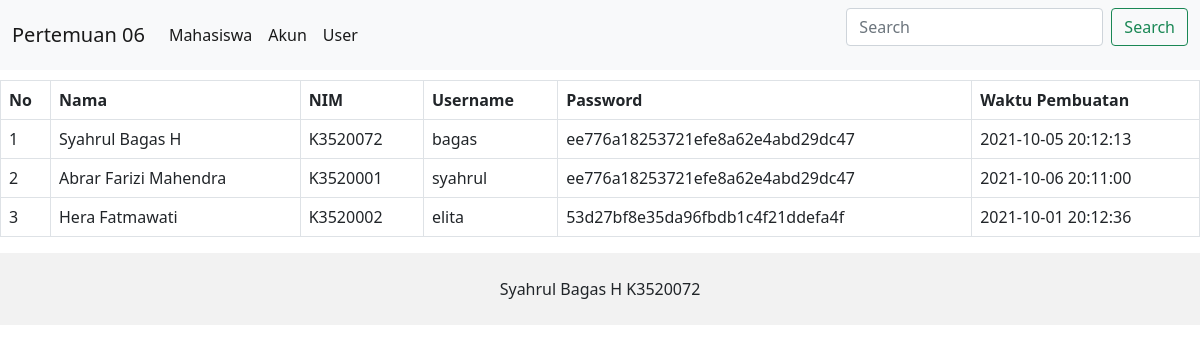
Screenshot of /user.php with the database file from the repository.
### tables this page shows
CREATE TABLE `user` (
  `id_user` int(11) NOT NULL,
  `id_mahasiswa` int(11) NOT NULL,
  `username` varchar(255) NOT NULL,
  `password` varchar(255) NOT NULL,
  `created_at` datetime NOT NULL
);

CREATE TABLE `mahasiswa` (
  `id_mahasiswa` int(11) NOT NULL,
  `nama` varchar(255) NOT NULL,
  `nim` varchar(10) NOT NULL,
  `email` varchar(255) NOT NULL,
  `telepon` varchar(15) NOT NULL,
  `created_at` datetime NOT NULL
);

### user.php (the view, shortened to what this page needs)
<?php
require 'header.php';
require_once 'config.php';
 ?>
 <!DOCTYPE html>
 <html>
 <head>
	<link href="https://cdn.jsdelivr.net/npm/bootstrap@5.0.1/dist/css/bootstrap.min.css" rel="stylesheet">
 </head>
 <body>
 	<table class="table table-hover table-bordered" style="margin-top: 10px">
		<tr class="success">
			<th width="50px">No</th>
			<th>Nama</th>
			<th>NIM</th>
			<th>Username</th>
			<th>Password</th>
			<th>Waktu Pembuatan</th>
		</tr>
		<?php
		$sql = "SELECT * FROM mahasiswa LEFT JOIN user ON mahasiswa.id_mahasiswa = user.id_user";
		$row = $koneksi->prepare($sql);
		$row->execute();
		$hasil = $row->fetchAll();
		$a =1;
		foreach($hasil as $isi){
			?>
			<tr>
				<td><?php echo $a ?></td>
				<td><?php echo $isi['nama']?></td>
				<td><?php echo $isi['nim']?></td>
				<td><?php echo $isi['username']?></td>
				<td><?php echo $isi['password'];?></td>
				<td><?php echo $isi['created_at'];?></td>
			</tr>
			<?php
			$a++;
		}
		?>
	</table>
<?php require 'footer.php'; ?>
 </body>
 </html>

### header.php (shortened to what this page needs)
<nav class="navbar navbar-expand-lg navbar-light bg-light">
		<div class="container-fluid">
			<a class="navbar-brand" href="#">Pertemuan 06</a>
			<div class="collapse navbar-collapse" id="navbarSupportedContent">
				<ul class="navbar-nav me-auto mb-2 mb-lg-0">
					<li class="nav-item">
						<a class="nav-link active" aria-current="page" href="index.php">Mahasiswa</a>
					</li>
					<li class="nav-item">
						<a class="nav-link active" aria-current="page" href="akun.php">Akun</a>
					</li>
					<li class="nav-item">
						<a class="nav-link active" aria-current="page" href="user.php">User</a>
					</li>
				</ul>
				<form class="d-flex">
					<input class="form-control me-2" type="search" placeholder="Search" aria-label="Search">
					<button class="btn btn-outline-success" type="submit">Search</button>
				</form>
			</div>
		</div>
	</nav>

### footer.php
<footer>
  <div class="text-center p-4" style="background-color: rgba(0, 0, 0, 0.05);">
    Syahrul Bagas H K3520072</a>
  </div>
</footer

### rows the page displays
user: id_mahasiswa.nama "Syahrul Bagas H", id_mahasiswa.nim "K3520072", username "bagas", password "ee776a18253721efe8a62e4abd29dc47", created_at "2021-10-05 20:12:13"
user: id_mahasiswa.nama "Abrar Farizi Mahendra", id_mahasiswa.nim "K3520001", username "syahrul", password "ee776a18253721efe8a62e4abd29dc47", created_at "2021-10-06 20:11:00"
user: id_mahasiswa.nama "Hera Fatmawati", id_mahasiswa.nim "K3520002", username "elita", password "53d27bf8e35da96fbdb1c4f21ddefa4f", created_at "2021-10-01 20:12:36"
